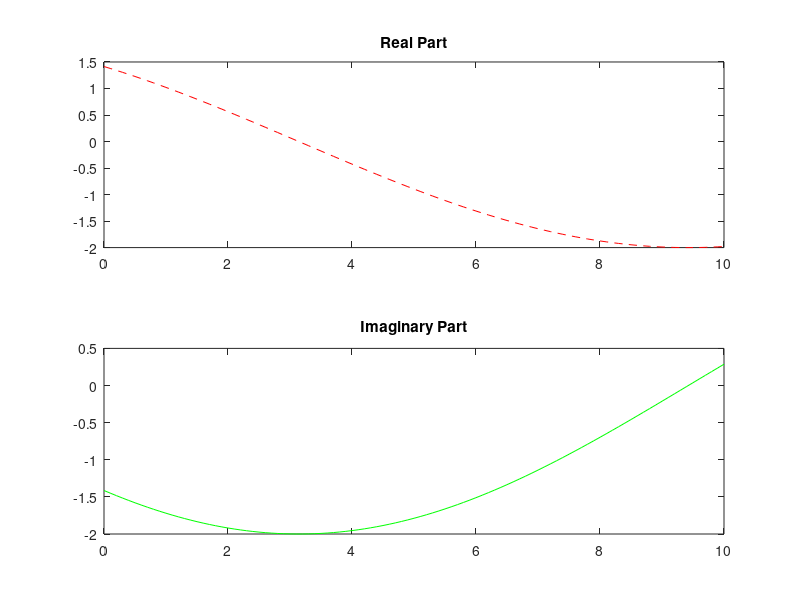

Write MATLAB code to recreate this figure.
t=0:0.1:10;
s=2*exp((t+pi)/4i);
i=imag(s);
r=real(s);
subplot(2,1,1)
plot(t,r,'r--')

title('Real Part')
subplot(2,1,2)     
plot(t,i,'g-') 
title('Imaginary Part')
